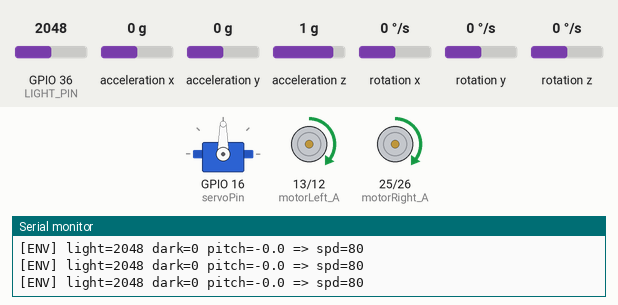
Simulated run of this sketch. Board: ESP32. On the bench: servo, motor-driver pin pairs drawn as motors (green arrow = first pin HIGH = forward, orange = second pin HIGH = backward, longer = more drive), the last lines printed to the serial monitor. Inputs (shaded band) come from the test bench; at power-on: acceleration x 0 g, GPIO 36 (LIGHT_PIN) = 2048, acceleration y 0 g, acceleration z 1 g, rotation x 0 °/s, rotation y 0 °/s, rotation z 0 °/s.

Above: at 1.2 s.
1.3 s: acceleration x set to 0.3 g
At 2.5 s:
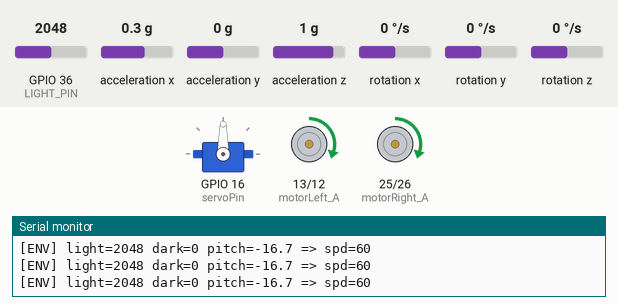
2.8 s: acceleration x set to -1.4 g
At 2.96 s:
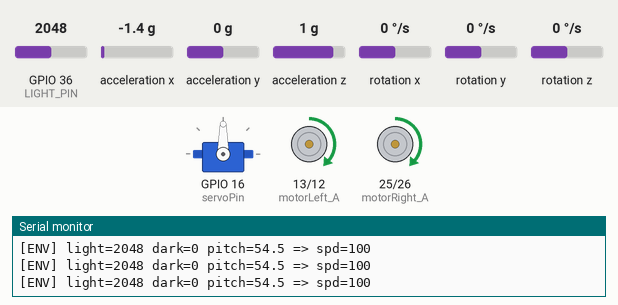
5.8 s: GPIO 36 (LIGHT_PIN) set to 221
7.3 s: GPIO 36 (LIGHT_PIN) set to 181
At 7.8 s:
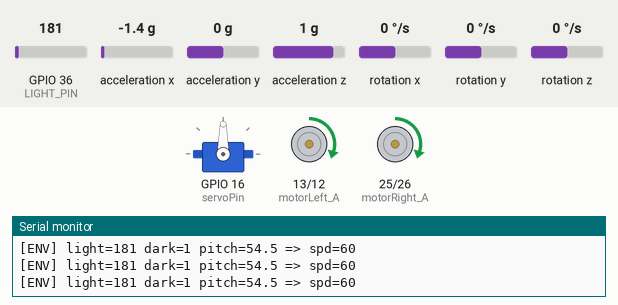
8.9 s: GPIO 36 (LIGHT_PIN) set to 1228
At 9.07 s:
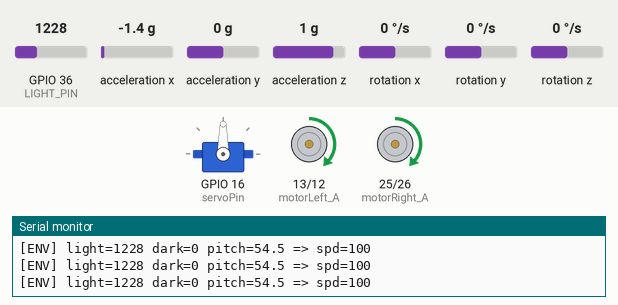
11.9 s: GPIO 36 (LIGHT_PIN) set to 160
At 12.7 s:
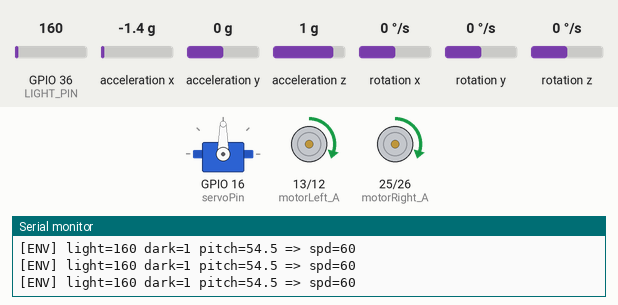
Timing chart, 0 to 14.5 s (numbered marks = the images above; inputs shaded):
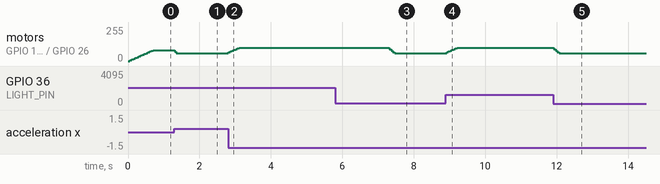

The sketch:

auto_67_skibidi_toilet_32_wemos_lolin_32_67.ino
```cpp
/*********
 EV & AV module kit — Autonomous speed controller
 Board: Wemos LOLIN32 (ESP32)
 Driver: Cytron Dual 3A
 Sensors: MPU6050 (I2C via i2cdevlib), INA219 (I2C), Light (ADC1)
 Behavior: move straight; loop conditions & adjust PWM: uphill=100, downhill=60, tunnel dark=60, general=80
*********/

#include <Arduino.h>
#include <Wire.h>
#include <ESP32Servo.h>
#include <Adafruit_INA219.h>
#include <MPU6050.h>   // i2cdevlib version (MPU6050_Base)

// ---------- Pins ----------
const int motorLeft_A  = 13;
const int motorLeft_B  = 12;
const int motorRight_A = 25;
const int motorRight_B = 26;
const int LIGHT_PIN    = 36;   // << use an ADC1 pin: 32/33/34/35/36/39

// ---------- Servo (keep wheels straight) --------
Servo steer;
#if defined(CONFIG_IDF_TARGET_ESP32S2) || defined(CONFIG_IDF_TARGET_ESP32S3)
int servoPin = 17;
#elif defined(CONFIG_IDF_TARGET_ESP32C3)
int servoPin = 7;
#else
int servoPin = 16;
#endif

// ---------- Sensors ----------
Adafruit_INA219 ina219;
MPU6050 mpu(0x68);  // i2cdevlib object at default address

// ---------- Mission speeds ----------
const int SPD_GENERAL   = 80;
const int SPD_UPHILL    = 100;
const int SPD_DOWNHILL  = 60;
const int SPD_TUNNEL_N  = 80;
const int SPD_TUNNEL_D  = 60;

// ---------- Thresholds ----------
float PITCH_THRESH_DEG = 7.0;  // tune after prints
int   DARK_THRESHOLD   = 200;  // light raw (0..4095). Lower = darker

// ---------- Current guard (optional) ----------
float   CURRENT_LIMIT_A = 2.0;     // Cytron 3A/channel — start conservative
uint16_t OVERCURR_MS    = 150;

// ---------- Smooth ramp ----------
const int RAMP_UP_PER_TICK   = 6;   // PWM steps per control tick (~50 ms)
const int RAMP_DOWN_PER_TICK = 12;

// ---------- Motor helpers ----------
inline void Forward_L(int speed){ analogWrite(motorLeft_A,  speed); analogWrite(motorLeft_B, 0); }
inline void Forward_R(int speed){ analogWrite(motorRight_A, speed); analogWrite(motorRight_B,0); }
inline void Stop_L(){ analogWrite(motorLeft_A, 0); analogWrite(motorLeft_B, 0); }
inline void Stop_R(){ analogWrite(motorRight_A,0); analogWrite(motorRight_B,0); }

// ---------- Read pitch (deg) from accel via i2cdevlib ----------
float readPitchDeg() {
  int16_t axr, ayr, azr, gxr, gyr, gzr;
  mpu.getMotion6(&axr, &ayr, &azr, &gxr, &gyr, &gzr);   // reads accel+gyro registers

  // NOTE: scale depends on accel FS. We'll set FS=±2g, so 16384 LSB/g.
  const float ACC_LSB_PER_G = 16384.0f; // for ±2g
  float ax = axr / ACC_LSB_PER_G;
  float ay = ayr / ACC_LSB_PER_G;
  float az = azr / ACC_LSB_PER_G;

  // Pitch from accel (y-plane tilt)
  float pitch = atan2f(-ax, sqrtf(ay*ay + az*az)) * 180.0f / PI;
  return pitch;
}

// ---------- Light ----------
int readLightRaw() { return analogRead(LIGHT_PIN); }

// ---------- Current ----------
float readCurrentA() { return ina219.getCurrent_mA() / 1000.0f; }

// ---------- Decide target speed from environment ----------
int decideEnvSpeed(bool debug=false){
  int   light = readLightRaw();
  bool  isDark = (light < DARK_THRESHOLD);

  float pitch = readPitchDeg();
  bool  uphill   = (pitch >  PITCH_THRESH_DEG);
  bool  downhill = (pitch < -PITCH_THRESH_DEG);

  int spd;
  if (isDark)         spd = SPD_TUNNEL_D;
  else if (uphill)    spd = SPD_UPHILL;
  else if (downhill)  spd = SPD_DOWNHILL;
  else                spd = SPD_GENERAL;

  if (debug){
    Serial.printf("[ENV] light=%d dark=%d pitch=%.1f => spd=%d\n",
                  light, isDark, pitch, spd);
  }
  return spd;
}

// ---------- Ramp toward target ----------
int ramp(int current, int target){
  if (target > current){
    int next = current + RAMP_UP_PER_TICK;
    return (next > target) ? target : next;
  }else if (target < current){
    int next = current - RAMP_DOWN_PER_TICK;
    return (next < target) ? target : next;
  }
  return current;
}

void setup(){
  Serial.begin(115200);

  pinMode(motorLeft_A, OUTPUT);
  pinMode(motorLeft_B, OUTPUT);
  pinMode(motorRight_A, OUTPUT);
  pinMode(motorRight_B, OUTPUT);

  steer.setPeriodHertz(50);
  steer.attach(servoPin, 1000, 2000);
  steer.write(90); // straight

  pinMode(LIGHT_PIN, INPUT);
  analogSetPinAttenuation(LIGHT_PIN, ADC_11db);   // ~0–3.3 V span on ESP32

  Wire.begin();
  if (ina219.begin()) Serial.println("[INA219] OK"); else Serial.println("[INA219] NOT FOUND");

  // ---- i2cdevlib MPU6050 init ----
  mpu.initialize();
  if (mpu.testConnection()) {
    Serial.println("[MPU6050] OK");
    // Set accelerometer ±2g, gyro ±2000 °/s to match our math
    mpu.setFullScaleAccelRange(MPU6050_ACCEL_FS_2);
    mpu.setFullScaleGyroRange(MPU6050_GYRO_FS_2000);
    // Optional: quick gyro calibration (keep still). Function name is capitalized in this lib:
    mpu.CalibrateGyro(6);  // 6 samples; increase if you want longer calibration
  } else {
    Serial.println("[MPU6050] NOT FOUND");
  }

  Serial.println("Autonomous mode: driving straight and adapting speed.");
}

void loop(){
  static uint32_t last = 0;
  static int pwmCmd = 0;     // current commanded PWM
  if (millis() - last < 50) return; // ~20 Hz control loop
  last = millis();

  // 1) Decide environment speed
  int target = decideEnvSpeed(true);      // set to false after you calibrate
  target = constrain(target, 0, 255);

  // 2) (Optional) current guard — enable if INA219 calibrated well
  // float ia = readCurrentA();
  // static uint32_t overSince = 0;
  // if (ia > CURRENT_LIMIT_A) { if (!overSince) overSince = millis(); }
  // else overSince = 0;
  // if (overSince && millis() - overSince > OVERCURR_MS) target = (target * 80) / 100;

  // 3) Ramp smoothly
  pwmCmd = ramp(pwmCmd, target);

  // 4) Keep steering straight & drive forward
  steer.write(90);
  Forward_L(pwmCmd);
  Forward_R(pwmCmd);
}
```

Measured:
- after the input at 1.3 s, motor on GPIO 13 (motorLeft_A) / GPIO 12 (motorLeft_B), motor on GPIO 25 (motorRight_A) / GPIO 26 (motorRight_B): forward 80/255 → forward 60/255 at once
- after the input at 2.8 s, motor on GPIO 13 (motorLeft_A) / GPIO 12 (motorLeft_B), motor on GPIO 25 (motorRight_A) / GPIO 26 (motorRight_B): forward 60/255 → forward 100/255 at once
- after the input at 7.3 s, motor on GPIO 13 (motorLeft_A) / GPIO 12 (motorLeft_B), motor on GPIO 25 (motorRight_A) / GPIO 26 (motorRight_B): forward 100/255 → forward 60/255 at once
- after the input at 8.9 s, motor on GPIO 13 (motorLeft_A) / GPIO 12 (motorLeft_B), motor on GPIO 25 (motorRight_A) / GPIO 26 (motorRight_B): forward 60/255 → forward 100/255 at once
- after the input at 11.9 s, motor on GPIO 13 (motorLeft_A) / GPIO 12 (motorLeft_B), motor on GPIO 25 (motorRight_A) / GPIO 26 (motorRight_B): forward 100/255 → forward 60/255 at once
